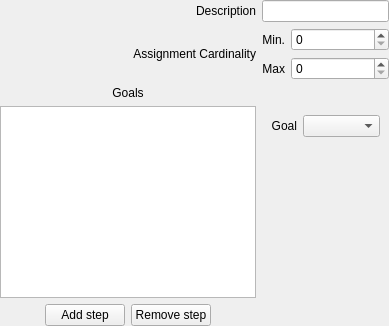
              <widget class="QWidget" name="page_10">
               <layout class="QVBoxLayout" name="verticalLayout_5">
                <property name="leftMargin">
                 <number>0</number>
                </property>
                <property name="topMargin">
                 <number>0</number>
                </property>
                <property name="rightMargin">
                 <number>0</number>
                </property>
                <property name="bottomMargin">
                 <number>0</number>
                </property>
                <item>
                 <layout class="QGridLayout" name="gridLayout_6">
                  <item row="2" column="0">
                   <widget class="QLabel" name="label_23">
                    <property name="text">
                     <string>Goals</string>
                    </property>
                    <property name="alignment">
                     <set>Qt::AlignCenter</set>
                    </property>
                   </widget>
                  </item>
                  <item row="0" column="0">
                   <widget class="QLabel" name="label_24">
                    <property name="text">
                     <string>Description</string>
                    </property>
                    <property name="alignment">
                     <set>Qt::AlignRight|Qt::AlignTrailing|Qt::AlignVCenter</set>
                    </property>
                   </widget>
                  </item>
                  <item row="0" column="1">
                   <widget class="QLineEdit" name="lineEdit_fs_mission_description"/>
                  </item>
                  <item row="4" column="0">
                   <layout class="QHBoxLayout" name="horizontalLayout_4">
                    <item>
                     <spacer name="horizontalSpacer_8">
                      <property name="orientation">
                       <enum>Qt::Horizontal</enum>
                      </property>
                      <property name="sizeHint" stdset="0">
                       <size>
                        <width>40</width>
                        <height>20</height>
                       </size>
                      </property>
                     </spacer>
                    </item>
                    <item>
                     <widget class="QPushButton" name="pushButton_fs_mission_goal_add">
                      <property name="text">
                       <string>Add step</string>
                      </property>
                     </widget>
                    </item>
                    <item>
                     <widget class="QPushButton" name="pushButton_fs_mission_goal_remove">
                      <property name="text">
                       <string>Remove step</string>
                      </property>
                     </widget>
                    </item>
                    <item>
                     <spacer name="horizontalSpacer_9">
                      <property name="orientation">
                       <enum>Qt::Horizontal</enum>
                      </property>
                      <property name="sizeHint" stdset="0">
                       <size>
                        <width>40</width>
                        <height>20</height>
                       </size>
                      </property>
                     </spacer>
                    </item>
                   </layout>
                  </item>
                  <item row="1" column="0">
                   <widget class="QLabel" name="label_25">
                    <property name="text">
                     <string>Assignment Cardinality</string>
                    </property>
                    <property name="alignment">
                     <set>Qt::AlignRight|Qt::AlignTrailing|Qt::AlignVCenter</set>
                    </property>
                   </widget>
                  </item>
                  <item row="1" column="1">
                   <layout class="QFormLayout" name="formLayout_13">
                    <item row="0" column="1">
                     <widget class="QSpinBox" name="spinBox_fs_mission_assignment_cardinality_min"/>
                    </item>
                    <item row="0" column="0">
                     <widget class="QLabel" name="label_26">
                      <property name="text">
                       <string>Min.</string>
                      </property>
                      <property name="alignment">
                       <set>Qt::AlignRight|Qt::AlignTrailing|Qt::AlignVCenter</set>
                      </property>
                     </widget>
                    </item>
                    <item row="1" column="0">
                     <widget class="QLabel" name="label_27">
                      <property name="text">
                       <string>Max</string>
                      </property>
                      <property name="alignment">
                       <set>Qt::AlignRight|Qt::AlignTrailing|Qt::AlignVCenter</set>
                      </property>
                     </widget>
                    </item>
                    <item row="1" column="1">
                     <widget class="QSpinBox" name="spinBox_fs_mission_assignment_cardinality_max"/>
                    </item>
                   </layout>
                  </item>
                  <item row="3" column="1">
                   <widget class="QStackedWidget" name="stackedWidget_fs_mission_goals_goal">
                    <property name="currentIndex">
                     <number>0</number>
                    </property>
                    <widget class="QWidget" name="page_13">
                     <layout class="QFormLayout" name="formLayout_3">
                      <item row="0" column="0">
                       <widget class="QLabel" name="label_22">
                        <property name="text">
                         <string>Goal</string>
                        </property>
                        <property name="alignment">
                         <set>Qt::AlignRight|Qt::AlignTrailing|Qt::AlignVCenter</set>
                        </property>
                       </widget>
                      </item>
                      <item row="0" column="1">
                       <widget class="QComboBox" name="comboBox_fs_mission_goal_select"/>
                      </item>
                     </layout>
                    </widget>
                    <widget class="QWidget" name="page_14">
                     <layout class="QVBoxLayout" name="verticalLayout_7">
                      <item>
                       <widget class="QLabel" name="label_7">
                        <property name="text">
                         <string>Selecte a goal in the mission to see properties...</string>
                        </property>
                        <property name="wordWrap">
                         <bool>true</bool>
                        </property>
                       </widget>
                      </item>
                     </layout>
                    </widget>
                   </widget>
                  </item>
                  <item row="3" column="0">
                   <widget class="QListView" name="listView_fs_mission_goals">
                    <property name="editTriggers">
                     <set>QAbstractItemView::NoEditTriggers</set>
                    </property>
                   </widget>
                  </item>
                 </layout>
                </item>
               </layout>
              </widget>
